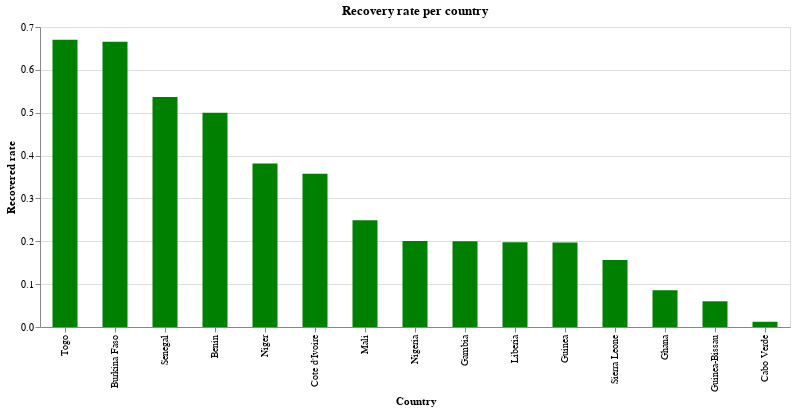

Notebook code cell kept with this figure:
### Markdown cell above
### Recovery rate per country

### Code cell
alt.Chart(source).mark_bar(size = 25).encode(x = alt.X('Country', sort='-y'), y = 'Recovered rate', color = alt.value('green'),).properties(width = alt.Step(50), height = 300, title = 'Recovery rate per country').interactive()

### Figure 1 — Vega-Lite specification as saved in the notebook (floating-point values rounded to 4 significant figures)
{"config": {"view": {"continuousWidth": 400, "continuousHeight": 300}}, "data": {"name": "data-77cecb57663456861306e688b1c008ce"}, "mark": {"type": "bar", "size": 25}, "encoding": {"color": {"value": "green"}, "x": {"type": "nominal", "field": "Country", "sort": "-y"}, "y": {"type": "quantitative", "field": "Recovered rate"}}, "height": 300, "selection": {"selector004": {"type": "interval", "bind": "scales", "encodings": ["x", "y"]}}, "title": "Recovery rate per country", "width": {"step": 50}, "$schema": "https://vega.github.io/schema/vega-lite/v4.0.2.json", "datasets": {"data-77cecb57663456861306e688b1c008ce": [{"Country": "Ghana", "Lat": 7.947, "Long": -1.023, "Date": "2020-04-23T00:00:00", "Confirmed_cases": 1154, "Dead": 9, "Recovered": 99, "ill people": 1055, "Death rate": 0.007799, "Recovered rate": 0.08579}, {"Country": "Cote d'Ivoire", "Lat": 7.54, "Long": -5.547, "Date": "2020-04-23T00:00:00", "Confirmed_cases": 1004, "Dead": 14, "Recovered": 359, "ill people": 645, "Death rate": 0.01394, "Recovered rate": 0.3576}, {"Country": "Nigeria", "Lat": 9.082, "Long": 8.675, "Date": "2020-04-23T00:00:00", "Confirmed_cases": 981, "Dead": 31, "Recovered": 197, "ill people": 784, "Death rate": 0.0316, "Recovered rate": 0.2008}, {"Country": "Guinea", "Lat": 9.946, "Long": -9.697, "Date": "2020-04-23T00:00:00", "Confirmed_cases": 862, "Dead": 6, "Recovered": 170, "ill people": 692, "Death rate": 0.006961, "Recovered rate": 0.1972}, {"Country": "Niger", "Lat": 17.61, "Long": 8.082, "Date": "2020-04-23T00:00:00", "Confirmed_cases": 671, "Dead": 24, "Recovered": 256, "ill people": 415, "Death rate": 0.03577, "Recovered rate": 0.3815}, {"Country": "Burkina Faso", "Lat": 12.24, "Long": -1.562, "Date": "2020-04-23T00:00:00", "Confirmed_cases": 616, "Dead": 41, "Recovered": 410, "ill people": 206, "Death rate": 0.06656, "Recovered rate": 0.6656}, {"Country": "Senegal", "Lat": 14.5, "Long": -14.45, "Date": "2020-04-23T00:00:00", "Confirmed_cases": 479, "Dead": 6, "Recovered": 257, "ill people": 222, "Death rate": 0.01253, "Recovered rate": 0.5365}, {"Country": "Mali", "Lat": 17.57, "Long": -3.996, "Date": "2020-04-23T00:00:00", "Confirmed_cases": 309, "Dead": 21, "Recovered": 77, "ill people": 232, "Death rate": 0.06796, "Recovered rate": 0.2492}, {"Country": "Liberia", "Lat": 6.428, "Long": -9.43, "Date": "2020-04-23T00:00:00", "Confirmed_cases": 101, "Dead": 8, "Recovered": 20, "ill people": 81, "Death rate": 0.07921, "Recovered rate": 0.198}, {"Country": "Togo", "Lat": 8.62, "Long": 0.8248, "Date": "2020-04-23T00:00:00", "Confirmed_cases": 88, "Dead": 6, "Recovered": 59, "ill people": 29, "Death rate": 0.06818, "Recovered rate": 0.6705}, {"Country": "Cabo Verde", "Lat": 16.54, "Long": -23.04, "Date": "2020-04-23T00:00:00", "Confirmed_cases": 82, "Dead": 1, "Recovered": 1, "ill people": 81, "Death rate": 0.0122, "Recovered rate": 0.0122}, {"Country": "Sierra Leone", "Lat": 8.461, "Long": -11.78, "Date": "2020-04-23T00:00:00", "Confirmed_cases": 64, "Dead": 1, "Recovered": 10, "ill people": 54, "Death rate": 0.01562, "Recovered rate": 0.1562}, {"Country": "Benin", "Lat": 9.308, "Long": 2.316, "Date": "2020-04-23T00:00:00", "Confirmed_cases": 54, "Dead": 1, "Recovered": 27, "ill people": 27, "Death rate": 0.01852, "Recovered rate": 0.5}, {"Country": "Guinea-Bissau", "Lat": 11.8, "Long": -15.18, "Date": "2020-04-23T00:00:00", "Confirmed_cases": 50, "Dead": 0, "Recovered": 3, "ill people": 47, "Death rate": 0.0, "Recovered rate": 0.06}, {"Country": "Gambia", "Lat": 13.44, "Long": -15.31, "Date": "2020-04-23T00:00:00", "Confirmed_cases": 10, "Dead": 1, "Recovered": 2, "ill people": 8, "Death rate": 0.1, "Recovered rate": 0.2}]}}
